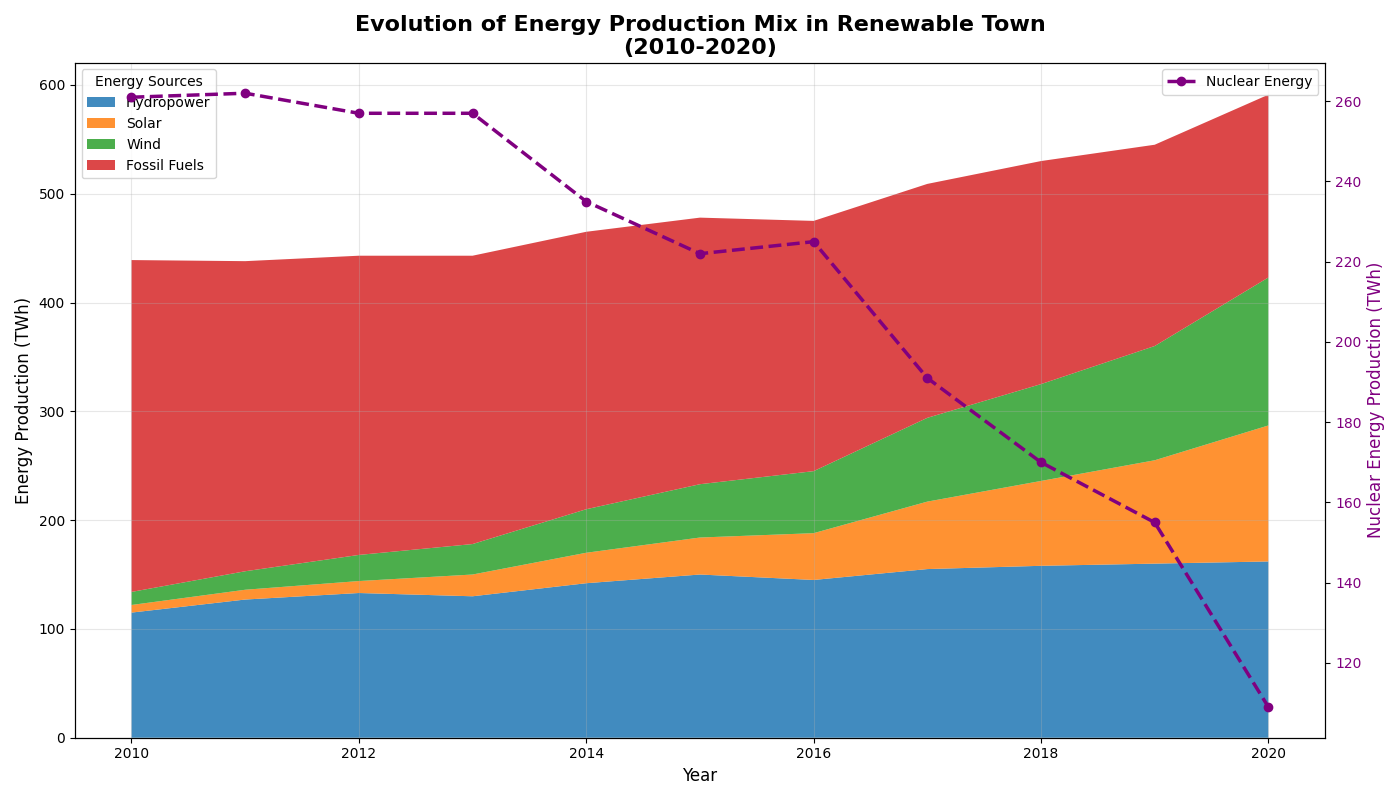

Write the Python code that produced this figure.
import matplotlib.pyplot as plt
import numpy as np

# Years from 2010 to 2020
years = np.arange(2010, 2021)

# Manually altered data for energy production (in TWh)
hydropower = np.array([115, 127, 133, 130, 142, 150, 145, 155, 158, 160, 162])
solar = np.array([7, 9, 11, 20, 28, 34, 43, 62, 78, 95, 125])
wind = np.array([12, 17, 24, 28, 40, 49, 57, 77, 89, 105, 136])
fossil_fuels = np.array([305, 285, 275, 265, 255, 245, 230, 215, 205, 185, 168])
nuclear = 700 - (hydropower + solar + wind + fossil_fuels)

# Set up the plot
fig, ax1 = plt.subplots(figsize=(14, 8))

# Stack plot for energy production sources
colors = ['#1f77b4', '#ff7f0e', '#2ca02c', '#d62728']
ax1.stackplot(years, hydropower, solar, wind, fossil_fuels, labels=['Hydropower', 'Solar', 'Wind', 'Fossil Fuels'], colors=colors, alpha=0.85)
ax1.set_xlabel('Year', fontsize=12)
ax1.set_ylabel('Energy Production (TWh)', fontsize=12, color='k')
ax1.set_title('Evolution of Energy Production Mix in Renewable Town\n(2010-2020)', fontsize=16, weight='bold')

# Adding grid for better readability
ax1.grid(alpha=0.3)

# Add a legend for the stack plot
ax1.legend(loc='upper left', title='Energy Sources', fontsize=10)

# Line plot for nuclear energy production
ax2 = ax1.twinx()
ax2.plot(years, nuclear, color='purple', marker='o', linestyle='--', linewidth=2.5, label='Nuclear Energy')
ax2.set_ylabel('Nuclear Energy Production (TWh)', fontsize=12, color='purple')
ax2.tick_params(axis='y', labelcolor='purple')

# Add a legend for the line plot
ax2.legend(loc='upper right', fontsize=10)

# Optimize layout
plt.tight_layout()

# Display the plot
plt.show()
